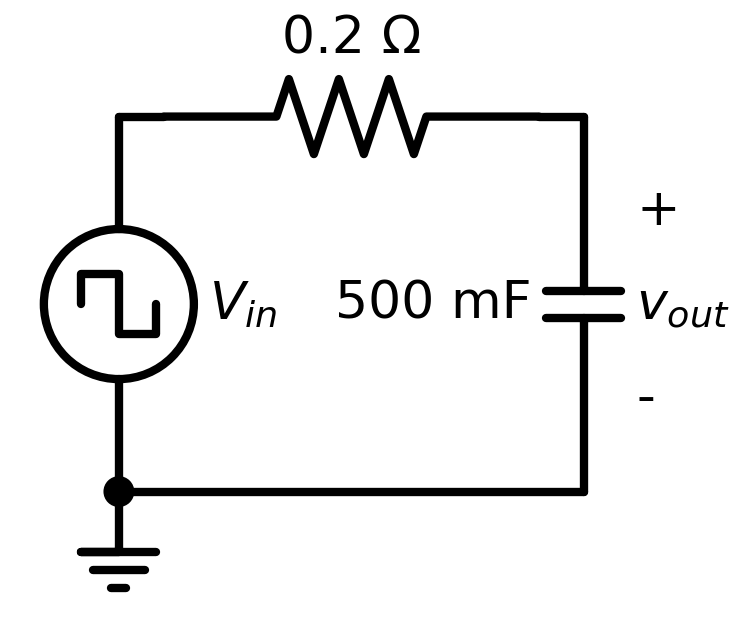

Here is the Python script that generated this plot:
import schemdraw
import schemdraw.elements as elm
import os

selfdir = os.path.dirname(__file__)

with schemdraw.Drawing() as d:
    d.config(unit=2.5)
    first_line = elm.Line().right().length(0.3)
    d += elm.Resistor().right().label("0.2 Ω")
    d += elm.Line().right().length(0.3)
    d += elm.Capacitor().down().label('500 mF').label(['+',r'$v_{out}$','-'], loc='bot')
    d += elm.Line().left().tox(first_line.start)
    elm.Dot()
    elm.Ground()
    d += elm.SourceSquare().up().label(r'$V_{in}$', loc="bot")

    d.save(fname=os.path.join(selfdir, "rc.png"),
           transparent=False,
           dpi=300)
